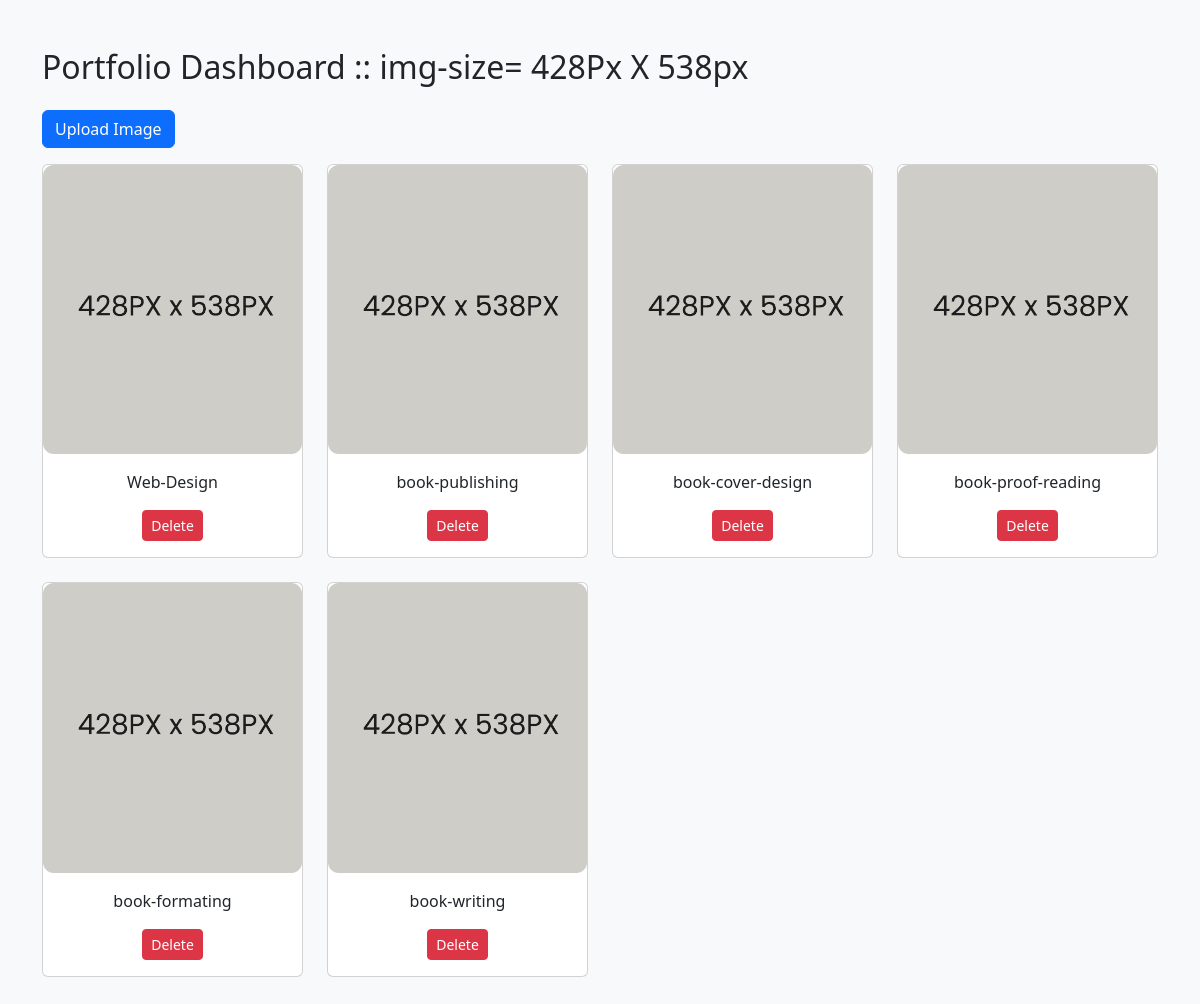
The app's page /admin/prot-ser.php with its own data.
### tables this page shows
CREATE TABLE `ser_portfolio_images` (
  `id` int(11) NOT NULL,
  `image_path` varchar(255) DEFAULT NULL,
  `tag_name` varchar(100) DEFAULT NULL,
  `uploaded_at` timestamp NOT NULL DEFAULT current_timestamp()
);

### admin/prot-ser.php (the view, shortened to what this page needs)
<?php include 'db.php'; ?>
<!DOCTYPE html>
<html lang="en">
<head>
    <link href="https://cdn.jsdelivr.net/npm/bootstrap@5.3.0/dist/css/bootstrap.min.css" rel="stylesheet">
</head>
<body class="bg-light">
<div class="container py-5">
    <h2 class="mb-4">Portfolio Dashboard :: img-size= 428Px X 538px</h2>
    <button class="btn btn-primary mb-3" data-bs-toggle="modal" data-bs-target="#uploadModal">Upload Image</button>
    <div class="row">
        <?php
        $result = $conn->query("SELECT * FROM ser_portfolio_images ORDER BY uploaded_at DESC");
        while ($row = $result->fetch_assoc()) {
            echo '
            <div class="col-md-3 mb-4">
                <div class="card">
                    <img src="' . $row['image_path'] . '" class="card-img-top" alt="Image">
                    <div class="card-body text-center">
                        <form method="POST" action="prot-ser-delete.php">
                            <input type="hidden" name="id" value="' . $row['id'] . '">
                            <p>' . $row['tag_name'] . '</p>
                            <button class="btn btn-danger btn-sm" type="submit">Delete</button>
                        </form>
                    </div>
                </div>
            </div>';
        }
        ?>
    </div>
</div>
</body>
</html>

### records on screen
ser_portfolio_images: image_path (picture), tag_name "Web-Design"
ser_portfolio_images: image_path (picture), tag_name "book-publishing"
ser_portfolio_images: image_path (picture), tag_name "book-cover-design"
ser_portfolio_images: image_path (picture), tag_name "book-proof-reading"
ser_portfolio_images: image_path (picture), tag_name "book-formating"
ser_portfolio_images: image_path (picture), tag_name "book-writing"
